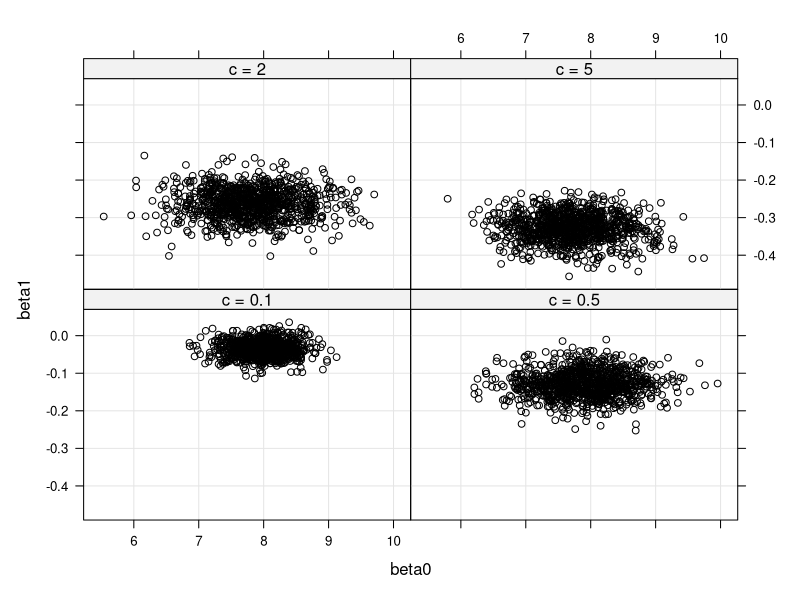

This chart was generated by the following R code:
##############################################
# Section 9.3 Modeling Using Zellner's g Prior
##############################################

library(LearnBayes)

# illustrating the role of the parameter c

data(puffin)
X=cbind(1, puffin$Distance - mean(puffin$Distance))
c.prior=c(0.1,0.5,5,2)
fit=vector("list",4)
for (j in 1:4)
{
  prior=list(b0=c(8,0), c0=c.prior[j])
  fit[[j]]=blinreg(puffin$Nest, X, 1000, prior)
}
BETA=NULL
for (j in 1:4)
  {
  s=data.frame(Prior=paste("c =",as.character(c.prior[j])),
         beta0=fit[[j]]$beta[,1],beta1=fit[[j]]$beta[,2])
  BETA=rbind(BETA,s)
  }
library(lattice)
with(BETA,xyplot(beta1~beta0|Prior,type=c("p","g"),col="black"))

S=readline(prompt="Type  <Return>   to continue : ")

# model selection

data=list(y=puffin$Nest, X=cbind(1,puffin$Grass,puffin$Soil))
prior=list(b0=c(0,0,0), c0=100)
beta.start=with(puffin,lm(Nest~Grass+Soil)$coef)
laplace(reg.gprior.post,c(beta.start,0),list(data=data,prior=prior))$int

X=puffin[,-1]; y=puffin$Nest; c=100
bayes.model.selection(y,X,c,constant=FALSE)
